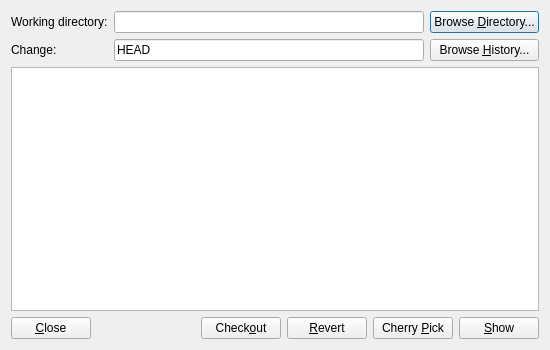
<?xml version="1.0" encoding="UTF-8"?>
<ui version="4.0">
 <class>Git::Internal::ChangeSelectionDialog</class>
 <widget class="QDialog" name="Git::Internal::ChangeSelectionDialog">
  <property name="geometry">
   <rect>
    <x>0</x>
    <y>0</y>
    <width>550</width>
    <height>350</height>
   </rect>
  </property>
  <layout class="QGridLayout" name="gridLayout">
   <property name="sizeConstraint">
    <enum>QLayout::SetDefaultConstraint</enum>
   </property>
   <item row="0" column="0">
    <widget class="QLabel" name="workingDirectoryLabel">
     <property name="text">
      <string>Working directory:</string>
     </property>
    </widget>
   </item>
   <item row="0" column="1">
    <widget class="QLineEdit" name="workingDirectoryEdit"/>
   </item>
   <item row="0" column="2">
    <widget class="QPushButton" name="selectDirectoryButton">
     <property name="text">
      <string>Browse &amp;Directory...</string>
     </property>
    </widget>
   </item>
   <item row="1" column="0">
    <widget class="QLabel" name="changeLabel">
     <property name="text">
      <string>Change:</string>
     </property>
    </widget>
   </item>
   <item row="1" column="1">
    <widget class="QLineEdit" name="changeNumberEdit">
     <property name="text">
      <string>HEAD</string>
     </property>
    </widget>
   </item>
   <item row="1" column="2">
    <widget class="QPushButton" name="selectFromHistoryButton">
     <property name="text">
      <string>Browse &amp;History...</string>
     </property>
    </widget>
   </item>
   <item row="2" column="0" colspan="3">
    <widget class="QPlainTextEdit" name="detailsText">
     <property name="undoRedoEnabled">
      <bool>false</bool>
     </property>
     <property name="lineWrapMode">
      <enum>QPlainTextEdit::NoWrap</enum>
     </property>
     <property name="readOnly">
      <bool>true</bool>
     </property>
    </widget>
   </item>
   <item row="3" column="0" colspan="3">
    <layout class="QHBoxLayout" name="horizontalLayout">
     <item>
      <widget class="QPushButton" name="closeButton">
       <property name="text">
        <string>&amp;Close</string>
       </property>
      </widget>
     </item>
     <item>
      <spacer name="horizontalSpacer">
       <property name="orientation">
        <enum>Qt::Horizontal</enum>
       </property>
       <property name="sizeHint" stdset="0">
        <size>
         <width>40</width>
         <height>20</height>
        </size>
       </property>
      </spacer>
     </item>
     <item>
      <widget class="QPushButton" name="checkoutButton">
       <property name="text">
        <string>Check&amp;out</string>
       </property>
      </widget>
     </item>
     <item>
      <widget class="QPushButton" name="revertButton">
       <property name="text">
        <string>&amp;Revert</string>
       </property>
      </widget>
     </item>
     <item>
      <widget class="QPushButton" name="cherryPickButton">
       <property name="text">
        <string>Cherry &amp;Pick</string>
       </property>
      </widget>
     </item>
     <item>
      <widget class="QPushButton" name="showButton">
       <property name="text">
        <string>&amp;Show</string>
       </property>
      </widget>
     </item>
    </layout>
   </item>
  </layout>
 </widget>
 <resources/>
 <connections>
  <connection>
   <sender>closeButton</sender>
   <signal>clicked()</signal>
   <receiver>Git::Internal::ChangeSelectionDialog</receiver>
   <slot>reject()</slot>
   <hints>
    <hint type="sourcelabel">
     <x>52</x>
     <y>324</y>
    </hint>
    <hint type="destinationlabel">
     <x>112</x>
     <y>312</y>
    </hint>
   </hints>
  </connection>
 </connections>
</ui>
